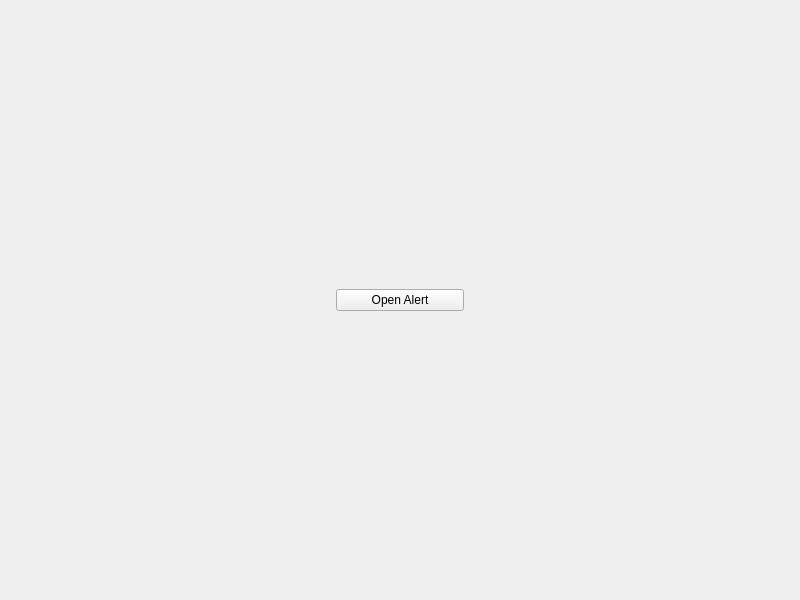
<?xml version="1.0" encoding="UTF-8"?>
<ui version="4.0">
 <class>MainWindow</class>
 <widget class="QMainWindow" name="MainWindow">
  <property name="geometry">
   <rect>
    <x>0</x>
    <y>0</y>
    <width>800</width>
    <height>600</height>
   </rect>
  </property>
  <property name="windowTitle">
   <string>MainWindow</string>
  </property>
  <widget class="QWidget" name="centralwidget">
   <layout class="QGridLayout" name="gridLayout">
    <item row="0" column="0">
     <widget class="QPushButton" name="pushButton">
      <property name="maximumSize">
       <size>
        <width>128</width>
        <height>16777215</height>
       </size>
      </property>
      <property name="text">
       <string>Open Alert</string>
      </property>
     </widget>
    </item>
   </layout>
  </widget>
 </widget>
 <resources/>
 <connections/>
</ui>
